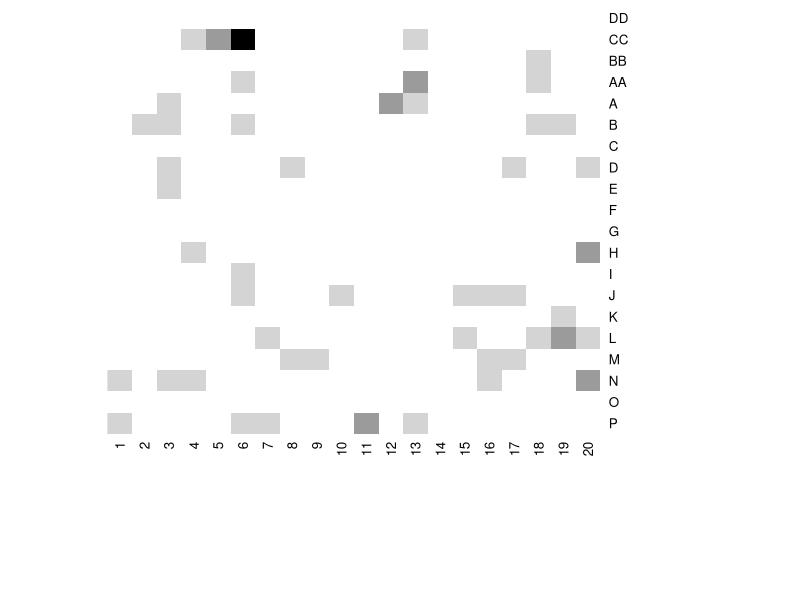
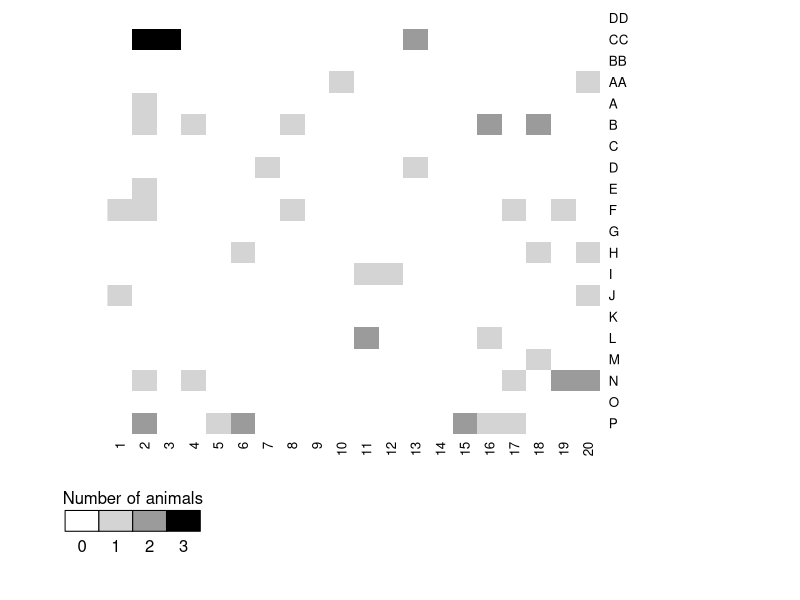

Here is the R script that generated these plots, in order:
## ---- chunk 1
md <- read.table(file="wild.metadata.txt", header=T)
rownames(md) <- md$Group
nsamples <- nrow(md)

md$Date <- sub("_(\\d)$", "_0\\1", md$Date)

months <- format(ISOdate(2004,1:12,1),"%B")
names(months) <- as.character(1:12)

start <- sort(md$Date)[1]
start <- unlist(strsplit(start, "_"))
start <- paste(months[start[1]], start[2])

end <- sort(md$Date)[nrow(md)]
end <- unlist(strsplit(end, "_"))
end <- paste(months[end[1]], end[2])

eartag.species <- table(md$ET, md$SP)
samples.per.species <- apply(eartag.species, 2, sum)
indiv.per.species <- apply(eartag.species>0, 2, sum)

indiv.multiple <- sum(table(md$ET) > 1)


#layout the 20 by 20 sampling grid
north_south <- c("DD"=1, "CC"=2, "BB"=3, "AA"=4, "A"=5, "B"=6, "C"=7, "D"=8, "E"=9, "F"=10, "G"=11, "H"=12, "I"=13, "J"=14, "K"=15, "L"=16, "M"=17, "N"=18, "O"=19, "P"=20)

# extract the row information from the letters that are in the Station column of the metadata file
row <- north_south[gsub("(\\D+)\\d+", "\\1", md$Station)]

# extract the column information from the numbers that are in the Station column of the metadata file
column <- as.numeric(gsub("\\D+(\\d+)", "\\1", md$Station))

# calculate the distance between all pairs of samples
distance.matrix <- matrix(rep(0, nsamples*nsamples), nrow=nsamples)
for(i in 1:nsamples){
	for(j in 1:nsamples){
		distance.matrix[i,j] <- sqrt((row[i]-row[j])^2+(column[i]-column[j])^2)
	}
}
rownames(distance.matrix) <- md$Group
colnames(distance.matrix) <- md$Group
distance.matrix <- distance.matrix * 20 # the cells are on 20-m intervals


# let's look at the samples collected from the same individuals
# first we count the number of samples per each ear tag
et.count <- table(md$ET)	

# now we pull their samples names off - these represent the ear tags with duplicate samples
dup.et <- names(et.count[et.count > 1])	

dist.travel <- numeric()
#cycle through the ear tags with duplicates finding the distance between that ear tag's samples
for(et in dup.et){		
	samples <- md[md$ET==et,"Group"]   #pull out the sample ids that correspond to that ear tag
	
	for(i in 1:(length(samples)-1)){
		#pull out those distances and concatenate them into a single vector
		dist.travel <- c(dist.travel, distance.matrix[samples[i], samples[i+1]])
	}
}
## ---- chunk 2
figure1 <- function(){
	#the PL grid
	pl_grid <- matrix(rep(0, 20*20), nrow=20)
	rownames(pl_grid) <- 1:20
	colnames(pl_grid) <- 1:20
	
	#the PMG grid
	pmg_grid <- matrix(rep(0, 20*20), nrow=20)
	rownames(pmg_grid) <- 1:20
	colnames(pmg_grid) <- 1:20
	
	#fill the counts
	for(i in 1:nsamples){
	# 	grid[row[i],column[i]] <- grid[row[i],column[i]]+1
		if(md$SP[i] == "PL"){
			pl_grid[row[i],column[i]] <- pl_grid[row[i],column[i]]+1
		} else {
			pmg_grid[row[i],column[i]] <- pmg_grid[row[i],column[i]]+1
		}
	}
	
	gray <- gray.colors(max(c(pl_grid, pmg_grid))+1, 1, 0)
	heatmap(t(pl_grid), col=gray, scale="n", Rowv=NA, Colv=NA, symm=T, revC=T, labRow=names(north_south), margins=c(10, 6))
	heatmap(t(pmg_grid), col=gray, scale="n", Rowv=NA, Colv=NA, symm=T, revC=T, labRow=names(north_south), margins=c(10, 6))
	
	ch.col <- gray
	nSquares <- length(gray)
	delta <- 0.05
	i <- (0:(nSquares-1)) * delta
	
	text(x=mean(i), y=-0.0, label="Number of animals", xpd=T)
	rect(i-delta/2, (-0.08), i+delta/2, -0.08+delta, col = gray, border="black", xpd=T)
	text(x=i, y=-0.08, label=0:(nSquares-1), xpd=T, pos=1)
}

figure1()
